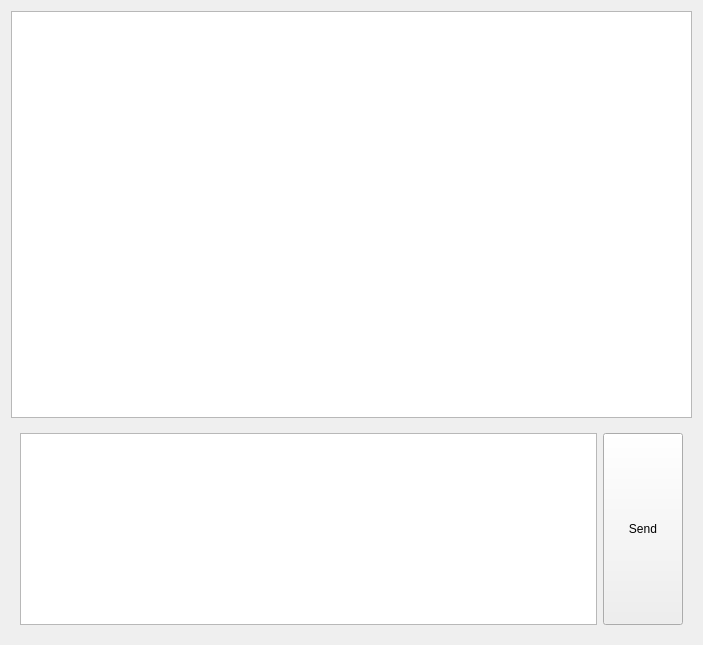
<?xml version="1.0" encoding="UTF-8"?>
<ui version="4.0">
 <class>MainWindow</class>
 <widget class="QWidget" name="MainWindow">
  <property name="geometry">
   <rect>
    <x>0</x>
    <y>0</y>
    <width>703</width>
    <height>645</height>
   </rect>
  </property>
  <property name="windowTitle">
   <string>Form</string>
  </property>
  <layout class="QVBoxLayout" name="verticalLayout_2">
   <item>
    <layout class="QVBoxLayout" name="verticalLayout">
     <item>
      <widget class="QListWidget" name="listWidget_chat">
       <property name="sizePolicy">
        <sizepolicy hsizetype="Expanding" vsizetype="Expanding">
         <horstretch>0</horstretch>
         <verstretch>0</verstretch>
        </sizepolicy>
       </property>
      </widget>
     </item>
     <item>
      <widget class="QWidget" name="widget_input" native="true">
       <layout class="QHBoxLayout" name="horizontalLayout">
        <item>
         <widget class="QTextEdit" name="textEdit_input">
          <property name="sizePolicy">
           <sizepolicy hsizetype="Expanding" vsizetype="Preferred">
            <horstretch>0</horstretch>
            <verstretch>0</verstretch>
           </sizepolicy>
          </property>
          <property name="horizontalScrollBarPolicy">
           <enum>Qt::ScrollBarPolicy::ScrollBarAlwaysOff</enum>
          </property>
         </widget>
        </item>
        <item>
         <widget class="QPushButton" name="btn_send">
          <property name="sizePolicy">
           <sizepolicy hsizetype="Minimum" vsizetype="Preferred">
            <horstretch>0</horstretch>
            <verstretch>0</verstretch>
           </sizepolicy>
          </property>
          <property name="text">
           <string>Send</string>
          </property>
         </widget>
        </item>
       </layout>
      </widget>
     </item>
    </layout>
   </item>
  </layout>
 </widget>
 <resources/>
 <connections/>
</ui>
